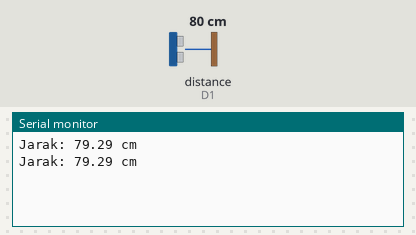
A sketch run on a simulated ESP8266 (NodeMCU). Shown: the last lines printed to the serial monitor. Wiring (inferred from the names in the program): ultrasonic range finder: trigger D0; echo D1. The test bench sets the inputs (shaded band); at power-on: distance to the obstacle (sensor on D1) 80 cm. The echo pulse lasts 58.3 µs per cm.

Above: at 1.8 s.
1.9 s: distance to the obstacle (sensor on D1) set to 2 cm
At 2.8 s:
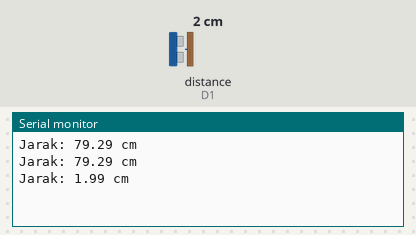
3.4 s: distance to the obstacle (sensor on D1) set to 4 cm
At 4.8 s:
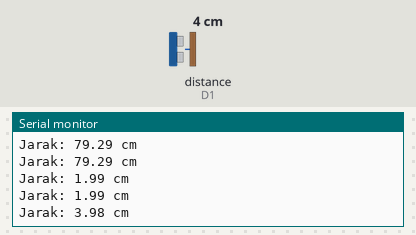
Timing chart, 0 to 6.4 s (numbered marks = the images above; inputs shaded):
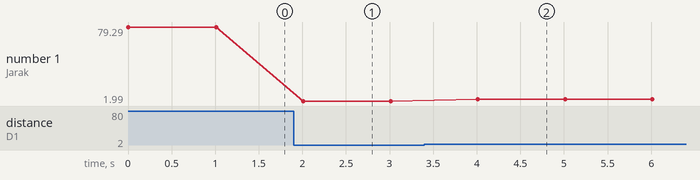

The sketch:

Ultrasonic.ino
```cpp
#define TRIG_PIN D0
#define ECHO_PIN D1

void setup() {
  Serial.begin(9600);
  pinMode(TRIG_PIN, OUTPUT);
  pinMode(ECHO_PIN, INPUT);
}

void loop() {
  long durasi;
  float jarak;

  digitalWrite(TRIG_PIN, LOW);
  delayMicroseconds(2);
  digitalWrite(TRIG_PIN, HIGH);
  delayMicroseconds(10);
  digitalWrite(TRIG_PIN, LOW);

  durasi = pulseIn(ECHO_PIN, HIGH);

  jarak = durasi * 0.034 / 2;

  Serial.print("Jarak: ");
  Serial.print(jarak);
  Serial.println(" cm");

  delay(1000);
}
```

Measured:
- after the input at 1.9 s, the serial monitor: prints a new line after 0.11 s (image 1)
- after the input at 3.4 s, the serial monitor: prints a new line after 0.61 s (image 2)
- plotted number 1: 79.29 → 1.99 after the input at 1.9 s, 1.99 → 3.98 after the input at 3.4 s
